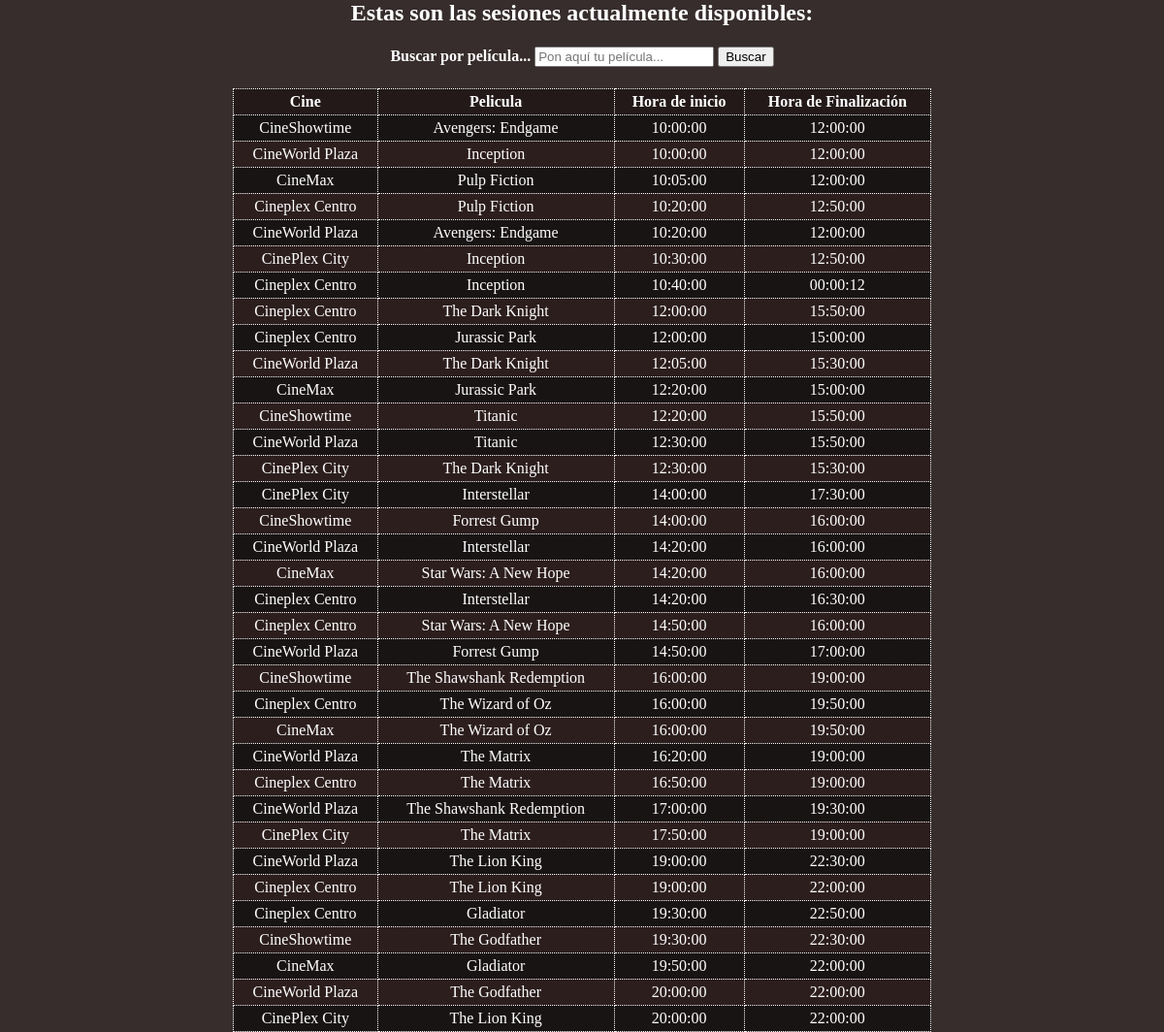
Page /controlador/ver_horarios_controlador.php on the committed database.
### tables this page shows
CREATE TABLE IF NOT EXISTS horarios (
    id INT AUTO_INCREMENT PRIMARY KEY,
    hora_inicio TIME NOT NULL,
    hora_fin TIME NOT NULL,
    id_pelicula INT,
    id_cine INT,
    FOREIGN KEY (id_pelicula) REFERENCES peliculas(id) ON DELETE CASCADE,
    FOREIGN KEY (id_cine) REFERENCES cines(id) ON DELETE CASCADE
);

CREATE TABLE IF NOT EXISTS cines (
    id INT AUTO_INCREMENT PRIMARY KEY,
    nombre VARCHAR(100) NOT NULL,
    ubicacion VARCHAR(255) NOT NULL
);

CREATE TABLE IF NOT EXISTS peliculas (
    id INT AUTO_INCREMENT PRIMARY KEY,
    nombre VARCHAR(255) NOT NULL,
    genero VARCHAR(100) NOT NULL
);

### controlador/ver_horarios_controlador.php (called while the page is built)
<?php
    require_once("modelo/horarios_modelo.php");
    $horarios = new Horarios_modelo();
    if($_SESSION["buscar"] != "" ){
        $busqueda = strtolower($_POST["buscar"]);
        $arrayHorarios = $horarios->get_busqueda($busqueda);
    }else{
        $arrayHorarios = $horarios->get_sesiones();
    }
    require_once("vista/ver_horarios_vista.php");
?>

### modelo/conexion.php (called while the page is built, shortened)
<?php
    class Conexion{
        public static function conectar(){
            $conexion = new MYSQLI("localhost","root","","cinedb");
            $conexion->set_charset("UTF8");
            return $conexion;
        }
    }
?>

### modelo/horarios_modelo.php (called while the page is built, shortened)
<?php
    class Horarios_modelo{
        private $conn;
        private $horarios;
        public function __construct(){
            require_once("modelo/conexion.php");
            $this->conn = Conexion::conectar();
            $this->horarios = array();
        }
        public function get_sesiones(){
            $query = "SELECT p.nombre as nombrepeli, c.nombre as nombrecine, h.hora_inicio, h.hora_fin, h.id
                FROM horarios h
                INNER JOIN peliculas p ON h.id_pelicula = p.id
                INNER JOIN cines c ON h.id_cine = c.id
                ORDER BY h.hora_inicio ASC";
            $result = $this->conn->query($query);
            while($fila = $result->fetch_assoc()){
                $this->horarios[]=$fila;
            }
            return $this->horarios;
        }
    }
?>

### vista/ver_horarios_vista.php (the view)
<html>
<head>
<link rel="stylesheet" href="css.css">
</head>
<body>
<h2> Estas son las sesiones actualmente disponibles:</h2>
<form id="form_busqueda" action="" method="post">
    <h4>
        <label for=busqueda>Buscar por película...</label>
        <input type="text" name="buscar" value="" placeholder="Pon aquí tu película...">
        <input type="submit" value="Buscar">
    </h4>
</form>
<table>
<tr>
    <th>Cine</th>
    <th>Pelicula</th>
    <th>Hora de inicio</th>
    <th>Hora de Finalización</th>
</tr>
<?php foreach($arrayHorarios as $fila):?>
<tr>
    <td><?php echo $fila["nombrecine"]; ?></td>
    <td><?php echo $fila["nombrepeli"]; ?></td>
    <td><?php echo $fila["hora_inicio"]; ?></td>
    <td><?php echo $fila["hora_fin"]; ?></td>
</tr>
<?php endforeach;?>
</table>
</body>
</html>

### css.css (style rules this page uses)
body { background-color: rgb(55,45,45); color:white; padding:0; margin:0; font-size: 2vh; }
table,td,th { border: 1px dotted white; padding: 4px; margin:auto; text-align:center; }
th { background-color: rgb(35,25,25); }
tr:nth-child(even) { background-color: rgb(25,20,20); }
tr:nth-child(odd) { background-color: rgb(45,30,30); }
table { border-collapse:collapse; width:max(60%,300px); }
h2 { text-align:center; }
#form_busqueda { display:inline; text-align:center; }

### rows in the picture
horarios: id_cine.nombre "CineShowtime", id_pelicula.nombre "Avengers: Endgame", hora_inicio "10:00:00", hora_fin "12:00:00"
horarios: id_cine.nombre "CineWorld Plaza", id_pelicula.nombre "Inception", hora_inicio "10:00:00", hora_fin "12:00:00"
horarios: id_cine.nombre "CineMax", id_pelicula.nombre "Pulp Fiction", hora_inicio "10:05:00", hora_fin "12:00:00"
horarios: id_cine.nombre "Cineplex Centro", id_pelicula.nombre "Pulp Fiction", hora_inicio "10:20:00", hora_fin "12:50:00"
horarios: id_cine.nombre "CineWorld Plaza", id_pelicula.nombre "Avengers: Endgame", hora_inicio "10:20:00", hora_fin "12:00:00"
horarios: id_cine.nombre "CinePlex City", id_pelicula.nombre "Inception", hora_inicio "10:30:00", hora_fin "12:50:00"
horarios: id_cine.nombre "Cineplex Centro", id_pelicula.nombre "Inception", hora_inicio "10:40:00", hora_fin "00:00:12"
horarios: id_cine.nombre "Cineplex Centro", id_pelicula.nombre "The Dark Knight", hora_inicio "12:00:00", hora_fin "15:50:00"
horarios: id_cine.nombre "Cineplex Centro", id_pelicula.nombre "Jurassic Park", hora_inicio "12:00:00", hora_fin "15:00:00"
horarios: id_cine.nombre "CineWorld Plaza", id_pelicula.nombre "The Dark Knight", hora_inicio "12:05:00", hora_fin "15:30:00"
horarios: id_cine.nombre "CineMax", id_pelicula.nombre "Jurassic Park", hora_inicio "12:20:00", hora_fin "15:00:00"
horarios: id_cine.nombre "CineShowtime", id_pelicula.nombre "Titanic", hora_inicio "12:20:00", hora_fin "15:50:00"
horarios: id_cine.nombre "CineWorld Plaza", id_pelicula.nombre "Titanic", hora_inicio "12:30:00", hora_fin "15:50:00"
horarios: id_cine.nombre "CinePlex City", id_pelicula.nombre "The Dark Knight", hora_inicio "12:30:00", hora_fin "15:30:00"
horarios: id_cine.nombre "CinePlex City", id_pelicula.nombre "Interstellar", hora_inicio "14:00:00", hora_fin "17:30:00"
horarios: id_cine.nombre "CineShowtime", id_pelicula.nombre "Forrest Gump", hora_inicio "14:00:00", hora_fin "16:00:00"
horarios: id_cine.nombre "CineWorld Plaza", id_pelicula.nombre "Interstellar", hora_inicio "14:20:00", hora_fin "16:00:00"
horarios: id_cine.nombre "CineMax", id_pelicula.nombre "Star Wars: A New Hope", hora_inicio "14:20:00", hora_fin "16:00:00"
horarios: id_cine.nombre "Cineplex Centro", id_pelicula.nombre "Interstellar", hora_inicio "14:20:00", hora_fin "16:30:00"
horarios: id_cine.nombre "Cineplex Centro", id_pelicula.nombre "Star Wars: A New Hope", hora_inicio "14:50:00", hora_fin "16:00:00"
horarios: id_cine.nombre "CineWorld Plaza", id_pelicula.nombre "Forrest Gump", hora_inicio "14:50:00", hora_fin "17:00:00"
horarios: id_cine.nombre "CineShowtime", id_pelicula.nombre "The Shawshank Redemption", hora_inicio "16:00:00", hora_fin "19:00:00"
horarios: id_cine.nombre "Cineplex Centro", id_pelicula.nombre "The Wizard of Oz", hora_inicio "16:00:00", hora_fin "19:50:00"
horarios: id_cine.nombre "CineMax", id_pelicula.nombre "The Wizard of Oz", hora_inicio "16:00:00", hora_fin "19:50:00"
horarios: id_cine.nombre "CineWorld Plaza", id_pelicula.nombre "The Matrix", hora_inicio "16:20:00", hora_fin "19:00:00"
horarios: id_cine.nombre "Cineplex Centro", id_pelicula.nombre "The Matrix", hora_inicio "16:50:00", hora_fin "19:00:00"
horarios: id_cine.nombre "CineWorld Plaza", id_pelicula.nombre "The Shawshank Redemption", hora_inicio "17:00:00", hora_fin "19:30:00"
horarios: id_cine.nombre "CinePlex City", id_pelicula.nombre "The Matrix", hora_inicio "17:50:00", hora_fin "19:00:00"
horarios: id_cine.nombre "CineWorld Plaza", id_pelicula.nombre "The Lion King", hora_inicio "19:00:00", hora_fin "22:30:00"
horarios: id_cine.nombre "Cineplex Centro", id_pelicula.nombre "The Lion King", hora_inicio "19:00:00", hora_fin "22:00:00"
horarios: id_cine.nombre "Cineplex Centro", id_pelicula.nombre "Gladiator", hora_inicio "19:30:00", hora_fin "22:50:00"
horarios: id_cine.nombre "CineShowtime", id_pelicula.nombre "The Godfather", hora_inicio "19:30:00", hora_fin "22:30:00"
horarios: id_cine.nombre "CineMax", id_pelicula.nombre "Gladiator", hora_inicio "19:50:00", hora_fin "22:00:00"
horarios: id_cine.nombre "CineWorld Plaza", id_pelicula.nombre "The Godfather", hora_inicio "20:00:00", hora_fin "22:00:00"
horarios: id_cine.nombre "CinePlex City", id_pelicula.nombre "The Lion King", hora_inicio "20:00:00", hora_fin "22:00:00"
